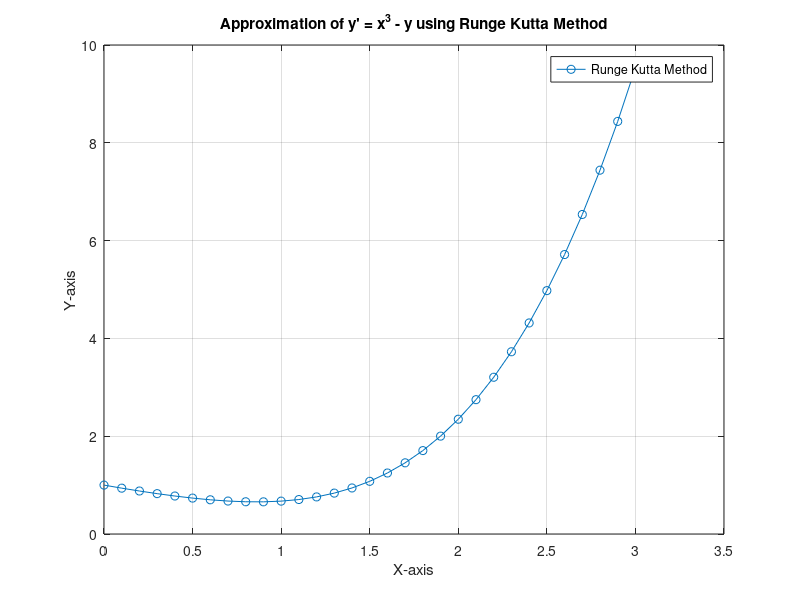

Reproduce this figure in MATLAB.
clear all

% Runge Kutta Method for solving a differential equation
% dy/dx = x^3 - y
% Interval: [0,3]
% Initial condition: y(0) = 1
% Step size: h = 0.1


% Define the differential equation function
f = @(x,y) x^3 - y;

% Interval 
a = 0;  % Start point of the interval
b = 3;  % End point of the interval

% Initial Values for the Runge Kutta Method 
x(1) = 0; 
y_RungeKutta(1) = 1; 

% Step Size 
h = 0.1; 

% Calculate the number of iterations needed
n = (b - a)/h;

% Iterate from 2 to n+1 to calculate values for x and y
for i = 2 : n+1
    % Increment x by h
	x(i) = x(i-1) + h

    k1 = f(x(i-1), y_RungeKutta(i-1));
    k2 = f(x(i-1) + h/2, y_RungeKutta(i-1) + k1/2);
    k3 = f(x(i-1) + h/2, y_RungeKutta(i-1) + k2/2);
    k4 = f(x(i-1) + h, y_RungeKutta(i-1) + k3);

    % Runge Kutta's formula
	y_RungeKutta(i) = y_RungeKutta(i-1) + (h/6) * (k1 + 2*k2 + 2*k3 + k4);
end

plot(x,y_RungeKutta, '-o')
xlabel('X-axis')
ylabel('Y-axis')
title("Approximation of y' = x^3 - y using Runge Kutta Method")
grid on 
legend('Runge Kutta Method')